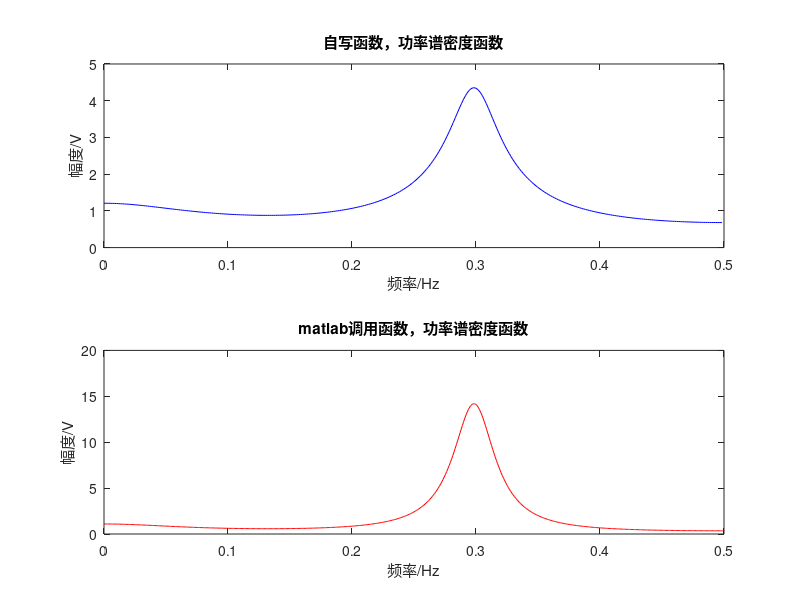

Here is the MATLAB script that generated this plot:
%%
%start
clc
clear
load data.mat;
N = 300;
fs=1;
b=1;
p=4;
%%
%calculate
Rxx = xcorr(data,'biased');% 求自相关函数
Rx = zeros(1,p+1);
% 取对称序列的后半部分
for i = 1:p+1
    Rx(i) = Rxx(i+N-1);
end
% 求出1阶AR模型的系数和预测误差功率
a(1,1) = -Rx(2)/Rx(1);
rou(1) = Rx(1)*(1-(a(1,1))^2);
for m = 2:p
    kmsum = 0;
    for i = 1:m-1
        kmsum = kmsum+a(m-1,i)*Rx(m-i+1);
    end
    k(m) = -(Rx(m+1)+kmsum)/rou(m-1);
    a(m,m) = k(m);
    for i = 1:m-1
        a(m,i) = a(m-1,i)+k(m)*a(m-1,m-i);
    end;
    rou(m) = rou(m-1)*(1-(k(m))^2);
end
G = (rou(p))^2;
[H,w] = freqz(G,[1,a(p,1:p)],N);% 在2*pi范围内N个等分点求系统函数
Hf = abs(H);
f = w/(2*pi);
%%
%pic
figure(2);
subplot(2,1,1),plot(w*fs/(2*pi),Hf,'b');title('自写函数，功率谱密度函数');xlabel('频率/Hz');ylabel('幅度/V');
[a,e,k] = aryule(data,4);
[h,w] = freqz(b,a); % AR 模型是一个全极点模型，所以 b=1；a 为 AR 模型参数,h 为 freqz 求出的频率响应，w 为对应的角频率。
P=e*abs(h).^2;     % 求功率，e 为模型白噪声方差。
subplot(2,1,2),plot(w*fs/(2*pi),P,'r');title('matlab调用函数，功率谱密度函数');xlabel('频率/Hz');ylabel('幅度/V'); % 作图显示 AR 模型功率谱估计，w*fs/(2*pi) 将角频率转化成频率形式 ，其中 fs=1 Hz，表示信号采样